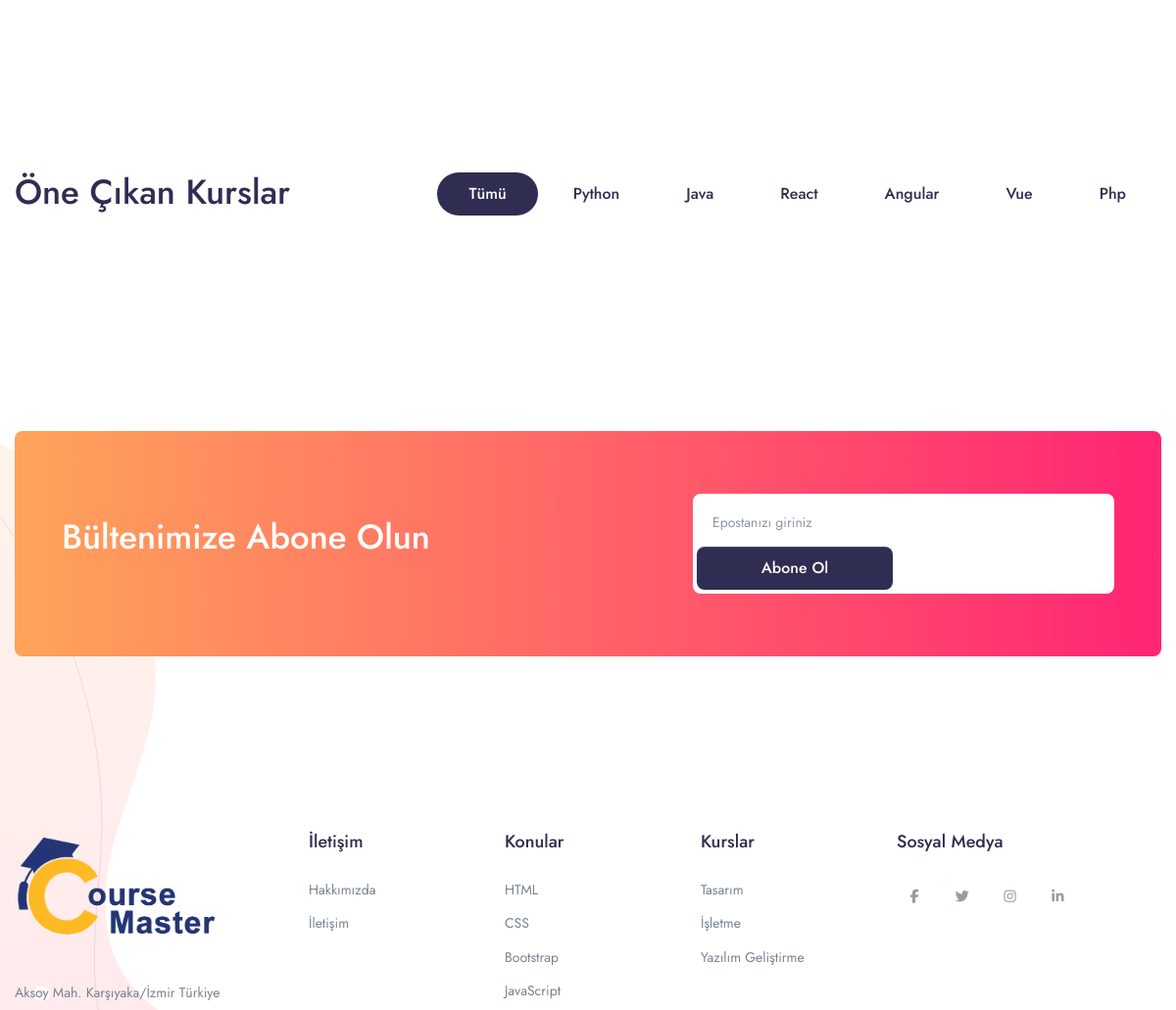
Before: / (middle part) with the older database file.
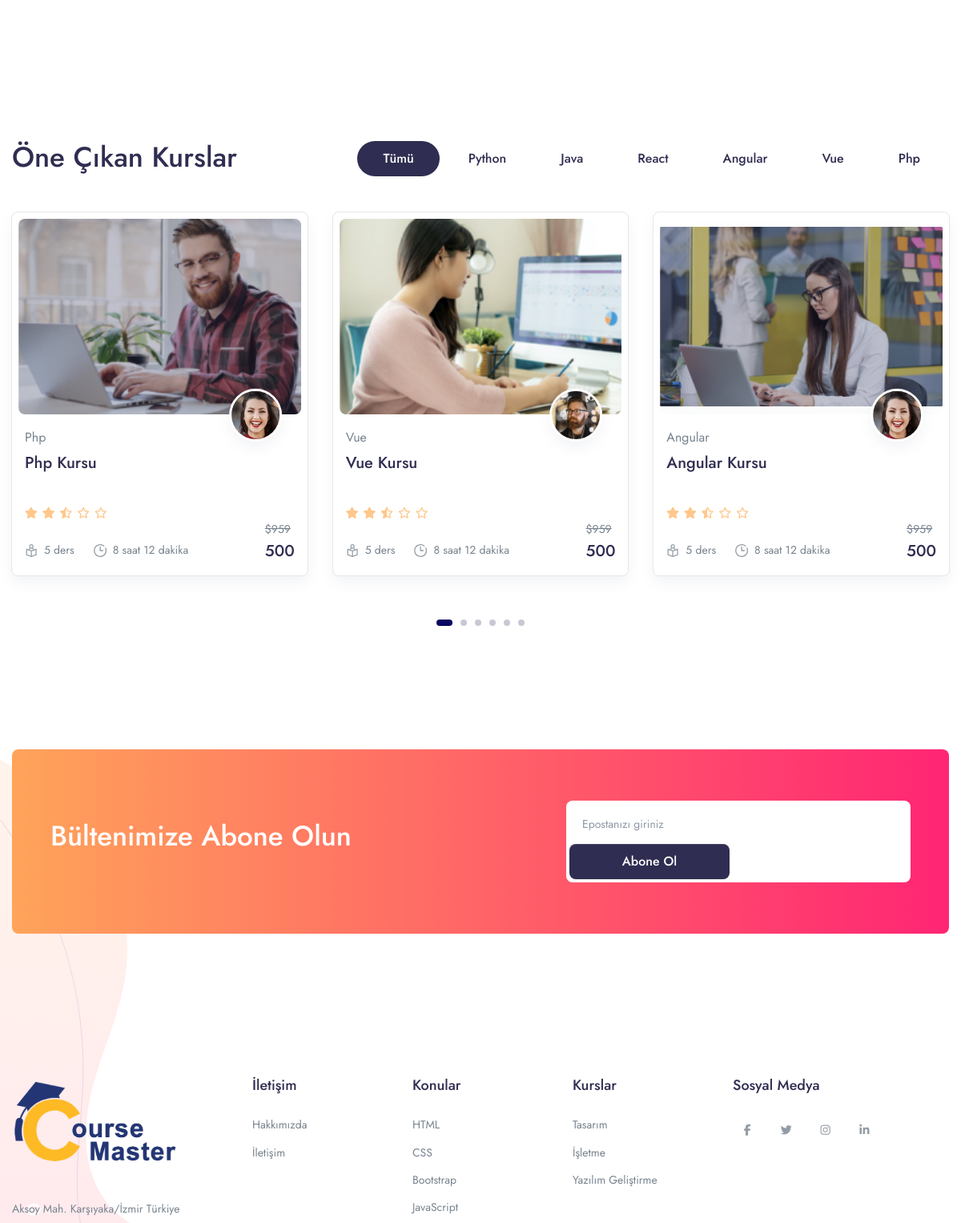
After: the same page with the newer database file.
### app/models.py (models this page shows, shortened)
class Categories(models.Model):
    icon = models.CharField(max_length=200,null=True)
    name = models.CharField(max_length=200)

class Course(models.Model):
    STATUS = (
        ('PUBLISH','PUBLISH'),
        ('DRAFT','DRAFT'),
    )
    featured_image = models.ImageField(upload_to="Media/featured_img",null=True)
    featured_video = models.CharField(max_length = 300, null=True)
    title = models.CharField(max_length=500)
    created_at = models.DateField(auto_now_add=True)
    author = models.ForeignKey(Author,on_delete=models.CASCADE,null=True)
    category =models.ForeignKey(Categories,on_delete=models.CASCADE)
    description = models.TextField()
    price = models.IntegerField(null=True,default=0)
    discount = models.IntegerField(null=True)
    slug = models.SlugField(default='',max_length=500,null=True,blank=True)
    status=models.CharField(choices=STATUS,max_length=100,null=True)

class Author(models.Model):
    author_profile = models.ImageField(upload_to="Media/author")
    name = models.CharField(max_length=100, null=True)
    about_author = models.TextField()

### CourseMasterApp/views.py (the view)
# urls.py: path('',views.HOME,name='home'),
def HOME(request):
    category = Categories.objects.all().order_by("id")[0:6]
    course = Course.objects.filter(status="PUBLISH").order_by('-id')
    context ={
        'category':category,
        'course':course
    }
    return render(request,'Main/home.html',context)

### templates/Main/home.html (shortened to what this page needs)
{% extends "base.html" %} {% load static %} {% block content %}
<section class="py-5 py-md-8 bg-white">
  <div class="container container-wd">
    <div class="row row-cols-2 row-cols-md-3 row-cols-xl-5 row-cols-wd-6">
    </div>
  </div>
</section>
<section class="pt-5 pb-9 py-md-11 bg-white">
  <div class="container container-wd">
    <div class="row align-items-end mb-7">
      <div class="col-xl mb-5 mb-xl-0">
        <h1 class="mb-1">Öne Çıkan Kurslar</h1>
      </div>
      <div class="col-xl-auto">
        <div
          class="nav justify-content-lg-start justify-content-xl-center justify-content-center tab-nav-1"
          id="pills-tab"
          role="tablist"
        >
          <a
            class="btn-sm btn-pill me-1 mb-1 text-dark fw-medium px-6 active"
            id="pills-all-tab"
            data-bs-toggle="tab"
            href="#pills-all"
            role="tab"
            aria-controls="pills-all"
            aria-selected="true"
          >
            Tümü
          </a>
          {% for i in category %}
          <a
            class="btn-sm btn-pill me-1 mb-1 text-dark fw-medium px-6"
            id="pills-art-tab"
            data-bs-toggle="tab"
            href="#pills-{{i.id}}"
            role="tab"
            aria-controls="pills-art"
            aria-selected="false"
          >
            {{i.name}}
          </a>
          {% endfor %}
        </div>
      </div>
    </div>
    <div class="tab-content flickity-tab" id="pills-tabContent">
      <div
        class="tab-pane fade show active"
        id="pills-all"
        role="tabpanel"
        aria-labelledby="pills-all-tab"
      >
        <div
          class="mx-n4 flickity-button-outset"
          data-flickity='{"pageDots": true, "prevNextButtons": true, "cellAlign": "left", "wrapAround": true, "imagesLoaded": true}'
        >
          {% for i in course %}
          <div
            class="col-12 col-md-6 col-xl-4 col-wd-3 pb-4 pb-md-7"
            style="padding-right: 15px; padding-left: 15px"
          >
            <div class="card border shadow p-2 rounded-lg sk-fade">
              <div class="card-zoom position-relative">
                <a
                  href="course-single-v5.html"
                  class="card-img sk-thumbnail img-ratio-9 d-block"
                >
                  <img
                    class="rounded shadow-light-lg"
                    src="{{i.featured_image}}"
                    alt="..."
                  />
                </a>
              </div>
              <div class="card-footer px-2 pb-2 mb-1 pt-4 position-relative">
                <a href="course-single-v5.html" class="d-block">
                  <div
                    class="avatar avatar-xl badge-float position-absolute top-0 right-0 mt-n6 me-5 rounded-circle shadow border border-white border-w-lg"
                  >
                    <img
                      src="{{i.author.author_profile}}"
                      alt="..."
                      class="avatar-img rounded-circle"
                    />
                  </div>
                </a>
                <a href="course-single-v5.html"
                  ><span class="mb-1 d-inline-block text-gray-800"
                    >{{i.category.name}}</span
                  ></a
                >
                <div class="position-relative">
                  <a
                    href="course-single-v5.html"
                    class="d-block stretched-link"
                  >
                    <h4
                      class="line-clamp-2 h-md-48 h-lg-58 me-md-6 me-lg-10 me-xl-4 mb-2"
                    >
                      {{i.title}}
                    </h4>
                  </a>
                  <div class="d-lg-flex align-items-end flex-wrap mb-n1">
                    <div class="star-rating mb-2 mb-lg-0 me-lg-3">
                      <div class="rating" style="width: 50%"></div>
                    </div>
                  </div>
                  <div class="row mx-n2 align-items-end">
                    <div class="col px-2">
                      <ul class="nav mx-n3">
                        <li class="nav-item px-3">
                          <div class="d-flex align-items-center">
                            <div class="me-2 d-flex icon-uxs text-secondary">
                            </div>
                            <div class="font-size-sm">5 ders</div>
                          </div>
                        </li>
                        <li class="nav-item px-3">
                          <div class="d-flex align-items-center">
                            <div class="me-2 d-flex icon-uxs text-secondary">
                            </div>
                            <div class="font-size-sm">8 saat 12 dakika</div>
                          </div>
                        </li>
                      </ul>
                    </div>
                    <div class="col-auto px-2 text-right">
                      <del class="font-size-sm">$959</del>
                      <ins class="h4 mb-0 d-block mb-lg-n1">{{i.price}}</ins>
                    </div>
                  </div>
                </div>
              </div>
            </div>
          </div>
          {% endfor %}
    </div>
  </div>
</section>
<section class="py-6 py-md-10 bg-white">
  <div class="container container-wd">
    <div class="bg-gradient-1 rounded-lg py-md-9 py-8 px-md-8 px-5">
      <div class="row align-items-center">
        <div class="col-xl-7 mb-4 mb-xl-0 text-capitalize">
          <h1 class="text-white mb-3">Bültenimize Abone Olun</h1>
        </div>
        <div class="col-xl-5">
          <form>
            <div class="input-group d-block d-md-flex bg-white p-1 rounded-lg">
              <input
                type="text"
                class="form-control w-100 w-md-auto form-control-sm rounded-lg border-0 placeholder-1"
                placeholder="Epostanızı giriniz"
                aria-label="Enter your email"
                aria-describedby="button-addon2"
              />
              <div class="input-group-append ms-0">
                <button
                  class="btn btn-sm btn-dark w-100 w-md-auto btn-wide rounded-lg border-0"
                  type="button"
                  id="button-addon2"
                >
                  Abone Ol
                </button>
              </div>
            </div>
          </form>
        </div>
      </div>
    </div>
  </div>
</section>
{% endblock content %}

### templates/base.html (shortened to what this page needs)
{% load static %}
<!DOCTYPE html>
<html lang="en">
  <head>
    <link
      rel="stylesheet"
      href="{% static 'assets/fonts/fontawesome/fontawesome.css' %}"
    />
    <link
      rel="stylesheet"
      href="{% static 'assets/libs/%40fancyapps/fancybox/dist/jquery.fancybox.min.css' %}"
    />
    <link rel="stylesheet" href="{% static 'assets/libs/aos/dist/aos.css' %}" />
    <link
      rel="stylesheet"
      href="{% static 'assets/libs/choices.js/public/assets/styles/choices.min.css' %}"
    />
    <link
      rel="stylesheet"
      href="{% static 'assets/libs/flickity-fade/flickity-fade.css' %}"
    />
    <link
      rel="stylesheet"
      href="{% static 'assets/libs/flickity/dist/flickity.min.css' %}"
    />
    <link
      rel="stylesheet"
      href="{% static 'assets/libs/highlightjs/styles/vs2015.css' %}"
    />
    <link
      rel="stylesheet"
      href="{% static 'assets/libs/jarallax/dist/jarallax.css' %}"
    />
    <link
      rel="stylesheet"
      href="{% static 'assets/libs/quill/dist/quill.core.css' %}"
    />
    <link rel="stylesheet" href="{% static 'assets/css/theme.min.css' %}" />
  </head>
  <body>
    {% block content %}
    {% endblock content %}
    {% include "components/footer.html" %}
  </body>
</html>

### templates/components/modals.html (shortened to what this page needs)
{% load static %}

### templates/components/header.html (shortened to what this page needs)
{% load static %}

### templates/components/footer.html (shortened to what this page needs)
{% load static %}
<footer class="py-8 pt-md-11 position-relative bg-white">
  <div class="position-absolute bottom-0 left-0 shape-flip-both">
    <img
      src="{% static 'assets/img/illustrations/illustration-7.svg' %}"
      class="img-fluid"
      alt="..."
    />
  </div>
  <div class="container container-wd">
    <div class="row" id="accordionFooter">
      <div class="col-12 col-md-4 col-lg-3">
        <img
          src="{% static 'assets/img/coursemaster-logo.png' %}"
          alt="Course Master"
          class="footer-brand img-fluid mb-4 h-140p"
        />
        <p class="text-gray-800 mb-4 font-size-sm-alone">
          Aksoy Mah. Karşıyaka/İzmir Türkiye
        </p>
      </div>
      <div class="col-12 col-md-4 col-lg-2">
        <div class="mb-5 mb-xl-0 footer-accordion">
          <div id="widgetOne">
            <h5 class="mb-5">
              <button
                class="text-dark fw-medium footer-accordion-toggle d-flex align-items-center"
                type="button"
                data-bs-toggle="collapse"
                data-bs-target="#widgetcollapseOne"
                aria-expanded="true"
                aria-controls="widgetcollapseOne"
              >
                İletişim
              </button>
            </h5>
          </div>
          <div
            id="widgetcollapseOne"
            class="collapse show"
            aria-labelledby="widgetOne"
            data-parent="#accordionFooter"
          >
            <ul
              class="list-unstyled text-gray-800 font-size-sm-alone mb-6 mb-md-8 mb-lg-0"
            >
              <li class="mb-3">
                <a href="about-v1.html" class="text-reset"> Hakkımızda </a>
              </li>
              <li class="mb-3">
                <a href="about-v2.html" class="text-reset"> İletişim </a>
              </li>
            </ul>
          </div>
        </div>
      </div>
      <div class="col-12 col-md-4 col-lg-2">
        <div class="mb-5 mb-xl-0 footer-accordion">
          <div id="widgetTwo">
            <h5 class="mb-5">
              <button
                class="text-dark fw-medium footer-accordion-toggle d-flex align-items-center"
                type="button"
                data-bs-toggle="collapse"
                data-bs-target="#widgetcollapseTwo"
                aria-expanded="false"
                aria-controls="widgetcollapseTwo"
              >
                Konular
              </button>
            </h5>
          </div>
          <div
            id="widgetcollapseTwo"
            class="collapse"
            aria-labelledby="widgetTwo"
            data-parent="#accordionFooter"
          >
            <ul
              class="list-unstyled text-gray-800 font-size-sm-alone mb-6 mb-md-8 mb-lg-0"
            >
              <li class="mb-3">
                <a href="course-list-v2.html" class="text-reset"> HTML </a>
              </li>
              <li class="mb-3">
                <a href="course-list-v2.html" class="text-reset"> CSS </a>
              </li>
              <li class="mb-3">
                <a href="course-list-v6.html" class="text-reset"> Bootstrap </a>
              </li>
              <li class="mb-3">
                <a href="course-list-v5.html" class="text-reset">
                  JavaScript
                </a>
              </li>
            </ul>
          </div>
        </div>
      </div>
      <div class="col-12 col-md-4 offset-md-4 col-lg-2 offset-lg-0">
        <div class="mb-5 mb-xl-0 footer-accordion">
          <div id="widgetThree">
            <h5 class="mb-5">
              <button
                class="text-dark fw-medium footer-accordion-toggle d-flex align-items-center"
                type="button"
                data-bs-toggle="collapse"
                data-bs-target="#widgetcollapseThree"
                aria-expanded="false"
                aria-controls="widgetcollapseThree"
              >
                Kurslar
              </button>
            </h5>
          </div>
          <div
            id="widgetcollapseThree"
            class="collapse"
            aria-labelledby="widgetThree"
            data-parent="#accordionFooter"
          >
            <ul class="list-unstyled text-gray-800 font-size-sm-alone mb-0">
              <li class="mb-3">
                <a href="lesson-single-v1.html" class="text-reset"> Tasarım </a>
              </li>
              <li class="mb-3">
                <a href="lesson-single-v2.html" class="text-reset"> İşletme </a>
              </li>
              <li class="mb-3">
                <a href="lesson-single-v1.html" class="text-reset">
                  Yazılım Geliştirme
                </a>
              </li>
            </ul>
          </div>
        </div>
      </div>
      <div class="col-12 col-md-4 col-lg-3">
        <div class="mb-5 mb-xl-0 footer-accordion">
          <div id="widgetFour">
            <h5 class="mb-5">
              <button
                class="text-dark fw-medium footer-accordion-toggle d-flex align-items-center"
                type="button"
                data-bs-toggle="collapse"
                data-bs-target="#widgetcollapseFour"
                aria-expanded="false"
                aria-controls="widgetcollapseFour"
              >
                Sosyal Medya
              </button>
            </h5>
            <ul class="list-unstyled list-inline list-social mb-4 mb-md-0">
              <li class="list-inline-item list-social-item">
                <a
                  href="#"
                  class="text-secondary font-size-sm w-36 h-36 shadow-dark-hover d-flex align-items-center justify-content-center rounded-circle border-hover"
                >
                  <i class="fab fa-facebook-f"></i>
                </a>
              </li>
              <li class="list-inline-item list-social-item">
                <a
                  href="#"
                  class="text-secondary font-size-sm w-36 h-36 shadow-dark-hover d-flex align-items-center justify-content-center rounded-circle border-hover"
                >
                  <i class="fab fa-twitter"></i>
                </a>
              </li>
              <li class="list-inline-item list-social-item">
                <a
                  href="#"
                  class="text-secondary font-size-sm w-36 h-36 shadow-dark-hover d-flex align-items-center justify-content-center rounded-circle border-hover"
                >
                  <i class="fab fa-instagram"></i>
                </a>
              </li>
              <li class="list-inline-item list-social-item">
                <a
                  href="#"
                  class="text-secondary font-size-sm w-36 h-36 shadow-dark-hover d-flex align-items-center justify-content-center rounded-circle border-hover"
                >
                  <i class="fab fa-linkedin-in"></i>
                </a>
              </li>
            </ul>
          </div>
        </div>
      </div>
    </div>
  </div>
</footer>

Changed rows visible on the page:
added Course: featured_image (picture), author.author_profile (picture), category.name "Php", title "Php Kursu", price "500"
added Course: featured_image (picture), author.author_profile (picture), category.name "Vue", title "Vue Kursu", price "500"
added Course: featured_image (picture), author.author_profile (picture), category.name "Angular", title "Angular Kursu", price "500"
